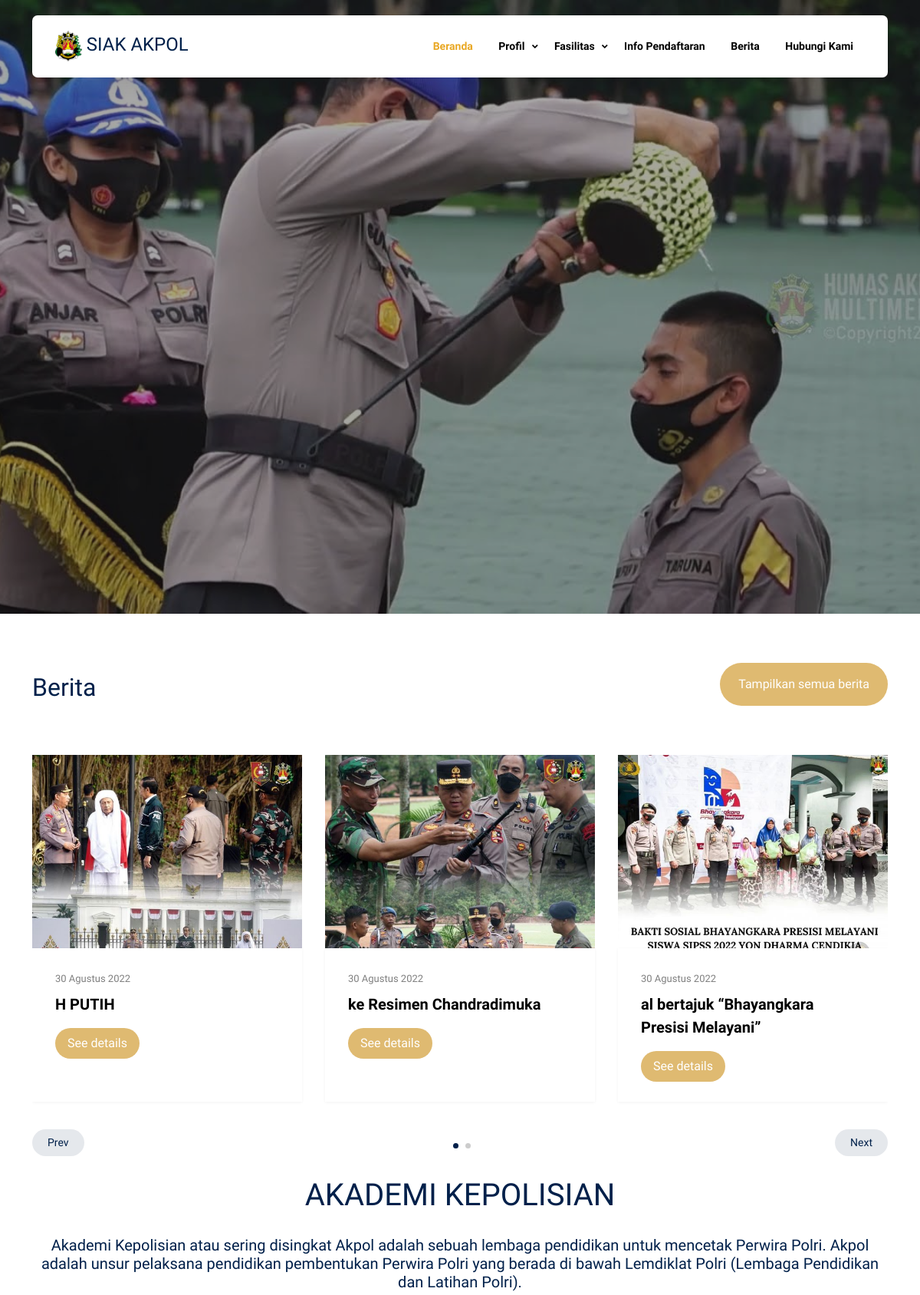
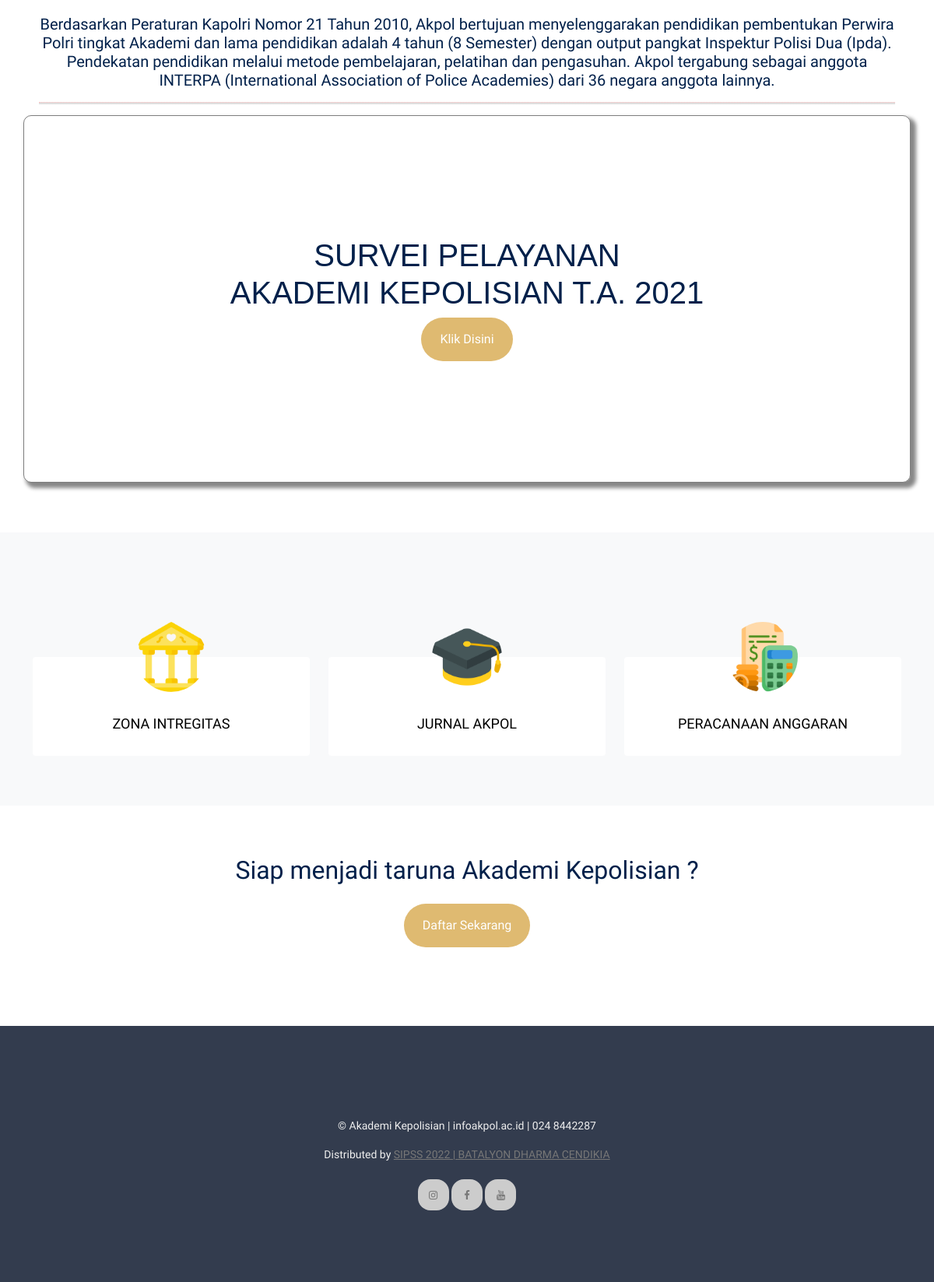
The page / on the database its author committed (2 pictures, top to bottom).
### tables this page shows
CREATE TABLE `slider` (
  `id` int(11) NOT NULL,
  `gambar` varchar(299) NOT NULL
);

CREATE TABLE `berita` (
  `id` int(11) NOT NULL,
  `judul` varchar(300) NOT NULL,
  `isi` text NOT NULL,
  `img_cover` varchar(300) NOT NULL,
  `created_at` timestamp NOT NULL DEFAULT current_timestamp() ON UPDATE current_timestamp()
);

### application/views/user/layout/content.php (called while the page is built)
<?php
  if ($isi) {
    $this->load->view($isi);
  }
?>

### application/views/user/layout/wrapper.php (called while the page is built)
<?php
require_once('head.php');
require_once('header.php');
require_once('content.php');
require_once('footer.php');
?>

### application/controllers/Home.php (called while the page is built, shortened)
<?php
class Home extends CI_Controller {
	function __construct(){
        $this->load->model('M_fasilitas');
        $this->load->model('M_slider');
        $this->load->model('M_berita');
    }
	public function index()
	{
		$data = array(	'title' 	=> 'SIAK AKPOL',
						'active'	=> 'Beranda',
						'isi'		=> 'user/home/list',
						'slider'	=> $this->M_slider->tampilData(),
						'berita'	=> $this->M_berita->tampilData(),
						'fas' 		=> $this->M_fasilitas->tampil_fasilitas());
		$this->load->view('user/layout/wrapper', $data, FALSE);
	}
}

### index.php (called while the page is built, shortened)
<?php
require_once BASEPATH.'core/CodeIgniter.php';

### application/models/M_slider.php (called while the page is built, shortened)
<?php
class M_slider extends CI_Model {
   function tampilData(){
    return $this->db->get('slider')->result_array();
   }
}

### application/models/M_berita.php (called while the page is built, shortened)
<?php
class M_berita extends CI_Model {
   function tampilData(){
        return $this->db->query('SELECT * FROM berita')->result_array();
   }
}

### application/helpers/tanggalindo_helper.php (called while the page is built, shortened)
<?php  if ( ! defined('BASEPATH')) exit('No direct script access allowed');
    if ( ! function_exists('tgl_indo'))
    {
        function date_indo($tgl)
        {
            $ubah = gmdate($tgl, time()+60*60*8);
            $pecah = explode("-",$ubah);
            $tanggal = $pecah[2];
            $bulan = bulan($pecah[1]);
            $tahun = $pecah[0];
            return $tanggal.' '.$bulan.' '.$tahun;
        }
    }
    if ( ! function_exists('bulan'))
    {
        function bulan($bln)
        {
            switch ($bln)
            {
                case 8:
                    return "Agustus";
                    break;
            }
        }
    }

### application/views/user/home/list.php (the view, shortened to what this page needs)
<div class="hero">
      <div class="hero-slide">
        <?php foreach ($slider as $k): ?>
        <div class="img overlay"style="background-image: url('<?php echo base_url() ?>assets/backend/upload/<?= $k['gambar'] ?>')"></div>
        <?php endforeach ?>
      </div>
</div>
    <div class="section" >
      <div class="container">
        <div class="row mb-5 align-items-center">
          <div class="col-lg-6">
            <h2 class="font-weight-bold text-primary heading">
              Berita
            </h2>
          </div>
          <div class="col-lg-6 text-lg-end">
            <p>
              <a
                href="<?= base_url() ?>berita"
                class="btn btn-primary text-white py-3 px-4"
                >Tampilkan semua berita</a
              >
            </p>
          </div>
        </div>
        <div class="row">
          <div class="col-12">
            <div class="property-slider-wrap" >
              <div class="property-slider">
                <?php foreach ($berita as $data): ?>
                  <?php
                    $split   = explode(' ', $data['created_at']);
                    $tglpost = $split[0];
                    $judul = substr($data['judul'],10);
                  ?>
                  <div class="property-item">
                  <a href="<?= base_url() ?>berita/detail/<?= $data['id'] ?>" class="img">
                    <img src="<?= base_url() ?>/assets/backend/upload/<?= $data['img_cover'] ?>" alt="Image" class="img-fluid" />
                  </a>
                  <div class="property-content" style="height: 200px;">
                    <div>
                      <span class="d-block mb-2 text-black-50"
                        ><?= date_indo($tglpost) ?></span
                      >
                      <span class="city d-block mb-3"><?= $judul ?></span>
                      <a
                        href="<?= base_url() ?>berita/detail/<?= $data['id'] ?>"
                        class="btn btn-primary py-2 px-3"
                        >See details</a
                      >
                    </div>
                  </div>
                </div>
                <?php endforeach ?>
              </div>
              <div
                id="property-nav"
                class="controls"
                tabindex="0"
                aria-label="Carousel Navigation"
              >
                <span
                  class="prev"
                  data-controls="prev"
                  aria-controls="property"
                  tabindex="-1"
                  >Prev</span
                >
                <span
                  class="next"
                  data-controls="next"
                  aria-controls="property"
                  tabindex="-1"
                  >Next</span
                >
              </div>
            </div>
          </div>
        </div>
      </div>
    </div>
    <div class="section" style="margin-top: -150px;">
      <div class="container">
        <div class="row" style="">
          <div class="col-lg-12 " style="padding: 20px;  margin-top:">
            <center>
                <h1>AKADEMI KEPOLISIAN</h1> <br>
                  <h5> Akademi Kepolisian atau sering disingkat Akpol adalah sebuah lembaga pendidikan untuk mencetak Perwira Polri. Akpol adalah unsur pelaksana pendidikan pembentukan Perwira Polri yang berada di bawah Lemdiklat Polri (Lembaga Pendidikan dan Latihan Polri). <br><br>
                Berdasarkan Peraturan Kapolri Nomor 21 Tahun 2010, Akpol bertujuan menyelenggarakan pendidikan pembentukan Perwira Polri tingkat Akademi dan lama pendidikan adalah 4 tahun (8 Semester) dengan output pangkat Inspektur Polisi Dua (Ipda). Pendekatan pendidikan melalui metode pembelajaran, pelatihan dan pengasuhan. Akpol tergabung sebagai anggota INTERPA (International Association of Police Academies) dari 36 negara anggota lainnya.</h5>
                <hr style="height: 3px;  border-top: 1px dotted red;">
            </center>
          </div>
        </div>
      </div>
    </div>
    <div class="section" style="margin-top: -150px;">
      <div class="container">
        <div class="row" style="  border: 1px solid; padding: 5px;box-shadow: 5px 5px 5px 2px #888888;border-radius: 10px;">
          <div class="col-lg-12 " style="padding: 150px;  margin-top:">
            <center>
              <strong><h1 style=" font-weight: 100px; font-family: arial;">SURVEI PELAYANAN <br> AKADEMI KEPOLISIAN T.A. 2021</h1></strong>
              <a
                href="https://akpol.ac.id/wp-content/uploads/2021/06/Hasil-Laporan-survei-layanan-di-Akpol.pdf"
                class="btn btn-primary text-white py-3 px-4"
                >Klik Disini</a
              >
            </center>
          </div>
        </div>
      </div>
    </div>
    <div class="section section-5 bg-light">
      <div class="container">
        <div class="row justify-content-center text-center mb-5">
        </div>
        <div class="row">
          <div class="col-sm-6 col-md-6 col-lg-4 mb-5 mb-lg-0">
            <div class="h-100 person">
              <img
                src="<?= base_url() ?>assets/image/hall.png"
                alt="Image"
                class="img-fluid"
              />
              <div class="person-contents">
                <h2 class="mb-0"><a href="https://akpol.ac.id/zona-integritas/">ZONA INTREGITAS</a></h2>
              </div>
            </div>
          </div>
          <div class="col-sm-6 col-md-6 col-lg-4 mb-5 mb-lg-0">
            <div class="h-100 person">
              <img
                src="<?= base_url() ?>assets/image/graduate-cap.png"
                alt="Image"
                class="img-fluid"
              />
              <div class="person-contents">
                <h2 class="mb-0"><a href="https://journal.akademikepolisian.com/">JURNAL AKPOL</a></h2>
              </div>
            </div>
          </div>
          <div class="col-sm-6 col-md-6 col-lg-4 mb-5 mb-lg-0">
            <div class="h-100 person">
              <img
                src="<?= base_url() ?>assets/image/budget.png"
                alt="Image"
                class="img-fluid"
              />
              <div class="person-contents">
                <h2 class="mb-0"><a href="https://akpol.ac.id/anggaran/">PERACANAAN ANGGARAN</a></h2>
              </div>
            </div>
          </div>
        </div>
      </div>
    </div>
    <div class="section">
      <div class="row justify-content-center footer-cta" data-aos="fade-up">
        <div class="col-lg-7 mx-auto text-center">
          <h2 class="mb-4">Siap menjadi taruna Akademi Kepolisian ?</h2>
          <p>
            <a
              href="https://penerimaan.polri.go.id/"
              target="_blank"
              class="btn btn-primary text-white py-3 px-4"
              >Daftar Sekarang</a
            >
          </p>
        </div>
      </div>
    </div>
    <br>

### assets/user/css/tiny-slider.css (style rules this page uses)
.tns-slider { -webkit-transition:all 0s;-moz-transition:all 0s;transition:all 0s }
.tns-slider>.tns-item { -webkit-box-sizing:border-box;-moz-box-sizing:border-box;box-sizing:border-box }
.tns-horizontal.tns-subpixel { white-space:nowrap }
.tns-horizontal.tns-subpixel>.tns-item { display:inline-block;vertical-align:top;white-space:normal }

### rows shown on the page
slider: gambar (picture)
berita: img_cover (picture), created_at "30 Agustus 2022", judul "H PUTIH"
berita: img_cover (picture), created_at "30 Agustus 2022", judul "ke Resimen Chandradimuka"
berita: img_cover (picture), created_at "30 Agustus 2022", judul "al bertajuk “Bhayangkara Presisi Melayani”"
